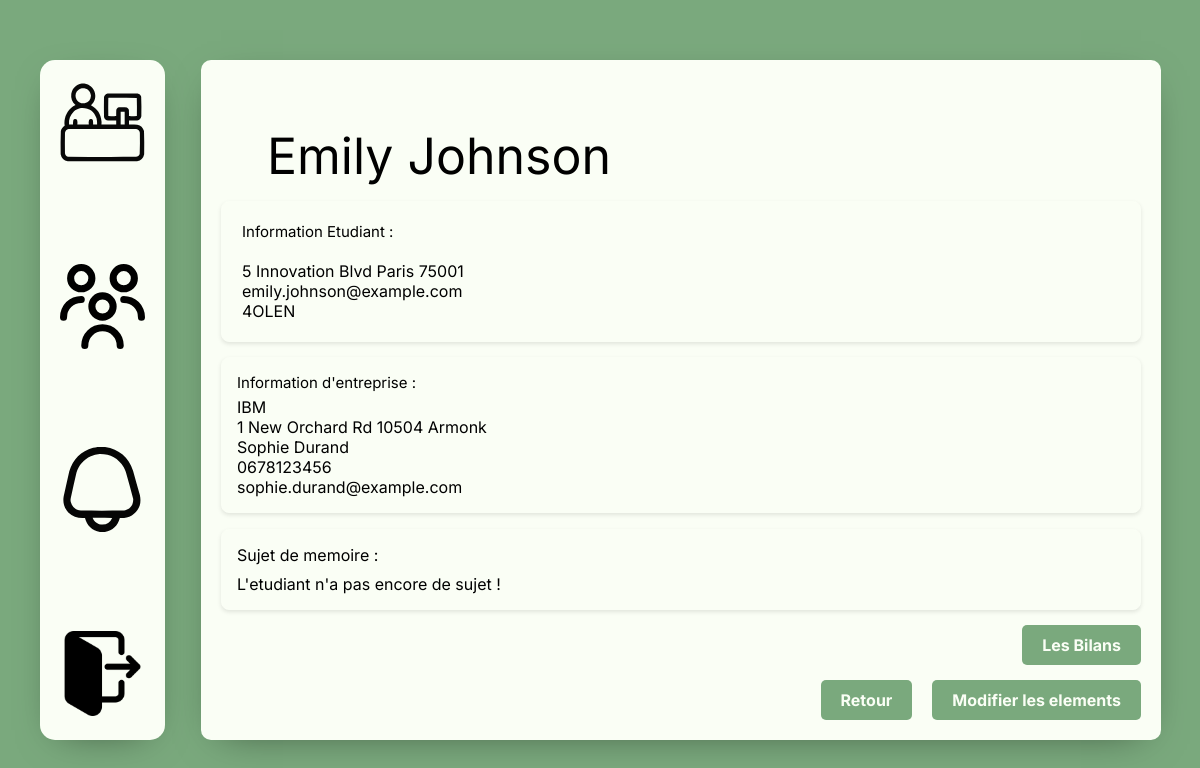
The page /MVC/Controller/TuteurController.php?action=detail&id=10 (signed in) on the database its author committed.
### tables this page shows
CREATE TABLE Etudiant (
    etu_id INT AUTO_INCREMENT,
    etu_nom VARCHAR(50) NOT NULL,
    etu_pre VARCHAR(50) NOT NULL,
    etu_mdp VARCHAR(50) NOT NULL,
    etu_tel VARCHAR(10) NOT NULL,
    etu_email VARCHAR(100) NOT NULL,
    etu_adr VARCHAR(100) NOT NULL,
    etu_cp VARCHAR(100) NOT NULL,
    etu_ville VARCHAR(100) NOT NULL,
    spe_id INT,
    classe_id INT,
    tut_id INT,
    ent_id INT,
    maitre_appr_id INT,
    FOREIGN KEY (maitre_appr_id) REFERENCES MaitreApprentissage(maitre_appr_id),
    FOREIGN KEY (spe_id) REFERENCES Specialite(spe_id),
    FOREIGN KEY (classe_id) REFERENCES Classe(classe_id),
    FOREIGN KEY (tut_id) REFERENCES Tuteur(tut_id),
    FOREIGN KEY (ent_id) REFERENCES Entreprise(ent_id),
    CONSTRAINT etudiant_pk PRIMARY KEY(etu_id)
);

CREATE TABLE Classe (
    classe_id INT AUTO_INCREMENT,
    classe_nom VARCHAR(50) NOT NULL,
    CONSTRAINT classe_pk PRIMARY KEY(classe_id)
);

CREATE TABLE Entreprise (
    ent_id INT AUTO_INCREMENT,
    ent_nom VARCHAR(100) NOT NULL,
    ent_adr VARCHAR(250) NOT NULL,
    ent_cp VARCHAR(10) NOT NULL,
    ent_ville VARCHAR(50) NOT NULL,
    CONSTRAINT entreprise_pk PRIMARY KEY(ent_id)
);

CREATE TABLE MaitreApprentissage (
    maitre_appr_id INT AUTO_INCREMENT,
    maitre_appr_pre VARCHAR(100) NOT NULL,
    maitre_appr_nom VARCHAR(100) NOT NULL,
    maitre_appr_tel VARCHAR(10) NOT NULL,
    maitre_appr_email VARCHAR(100) NOT NULL,
    ent_id INT NOT NULL,
    FOREIGN KEY (ent_id) REFERENCES Entreprise(ent_id),
    CONSTRAINT maitreApprentissage_pk PRIMARY KEY(maitre_appr_id)
);

### MVC/DAO/DAO.php (called while the page is built, shortened)
<?php
abstract class DAO {
public function __construct(PDO $connect) {
$this->bdd = $connect;
}
}
?>

### MVC/DAO/MaitreApprentissageDAO.php (called while the page is built, shortened)
<?php
require_once "../DAO/EntrepriseDAO.php";
require_once 'DAO.php';
class MaitreApprentissageDAO extends DAO
{
    public function find(int $id): object
    {
        $result = null;
        $query = "SELECT * FROM MaitreApprentissage WHERE maitre_appr_id = :maitre_appr_id";
        $stmt = $this->bdd->prepare($query);
        $r = $stmt->execute([
            "maitre_appr_id" => $id
        ]);
        if ($r !== false) {
            $row = ($tmp = $stmt->fetch(PDO::FETCH_ASSOC)) ? $tmp : null;
            if (!is_null($row)) {
                $entreprise = null;
                if (isset($row['ent_id'])) {
                    $entrepriseModel = new EntrepriseDAO($this->bdd);
                    $entreprise = $entrepriseModel->find($row['ent_id']);
                }
                $result = new MaitreApprentissage($row['maitre_appr_id'],$row['maitre_appr_nom'], $row['maitre_appr_pre'],$row['maitre_appr_tel'],$row['maitre_appr_email'],$entreprise);
            }
        }
        return $result;
    }
}

### MVC/DAO/EtduiantDAO.php (called while the page is built, shortened)
<?php
require_once 'DAO.php';
class EtduiantDAO extends DAO
{
    public function find(int $id): object
    {
        $bil1DAO = new Bilan1DAO($this->bdd);
        $bil2DAO = new Bilan2DAO($this->bdd);
        $result = null;
        $query = "SELECT * FROM Etudiant WHERE etu_id = :etu_id";
        $stmt = $this->bdd->prepare($query);
        $r = $stmt->execute([
            "etu_id" => $id
        ]);
        if ($r !== false) {
            $row = ($tmp = $stmt->fetch(PDO::FETCH_ASSOC)) ? $tmp : null;
            if (!is_null($row)) {
                $tuteur = null;
                if (isset($row['tut_id'])) {
                    $tuteurModel = new TuteurDAO($this->bdd);
                    $tuteur = $tuteurModel->find($row['tut_id']);
                }else{
                    $tuteur = null;
                }
                $entreprise = null;
                if (isset($row['ent_id'])) {
                    $entrepriseModel = new EntrepriseDAO($this->bdd);
                    $entreprise = $entrepriseModel->find($row['ent_id']);
                }
                else{
                    $entreprise = null;
                }
                $specialite = null;
                if (isset($row['spe_id'])) {
                    $specialiteModel = new SpecialiteDAO($this->bdd);
                    $specialite = $specialiteModel->find($row['spe_id']);
                }
                else{
                    $specialite = null;
                }
                $classe = null;
                if (isset($row['classe_id'])) {
                    $classeModel = new ClasseDAO($this->bdd);
                    $classe = $classeModel->find($row['classe_id']);
                }
                else{
                    $classe = null;
                }
                $maitreappre = null;
                if (isset($row['maitre_appr_id'])) {
                    $maitreappreModel = new MaitreApprentissageDAO($this->bdd);
                    $maitreappre = $maitreappreModel->find($row['maitre_appr_id']);
                }
                else{
                    $maitreappre = null;
                }
                $res = new Etudiant($tuteur,$specialite,$classe,$maitreappre,$entreprise,$row['etu_id'],$row['etu_nom'],$row['etu_pre'],$row['etu_email'],$row['etu_mdp'],$row['etu_tel'],$row['etu_adr'],$row['etu_ville'],$row['etu_cp']);
                $bil1 = $bil1DAO->getallBilan1ByEleve($res);
                $res->setMesBilan1($bil1);
                $bil2 = $bil2DAO->getallBilan2ByEleve($res);
                $res->setMesBilan2($bil2);
                $result = $res;
            }
        }
        return $result;
    }
    public function getAllEtuByTut(Tuteur $tut) : ?array {
        $result = [];
        $bil1DAO = new Bilan1DAO($this->bdd);
        $bil2DAO = new Bilan2DAO($this->bdd);
        $query = "SELECT * FROM Etudiant WHERE tut_id = :tut_id";
        $stmt = $this->bdd->prepare($query);
        $r = $stmt->execute([
            "tut_id" => $tut->getIdUti()
        ]);
        if ($r) {
            $stmt->setFetchMode(PDO::FETCH_ASSOC);
            foreach ($stmt as $row) {
                $tuteur = null;
                if (isset($row['tut_id'])) {
                    $tuteurModel = new TuteurDAO($this->bdd);
                    $tuteur = $tuteurModel->find($row['tut_id']);
                }else{
                    $tuteur = null;
                }
                $entreprise = null;
                if (isset($row['ent_id'])) {
                    $entrepriseModel = new EntrepriseDAO($this->bdd);
                    $entreprise = $entrepriseModel->find($row['ent_id']);
                }
                else{
                    $entreprise = null;
                }
                $specialite = null;
                if (isset($row['spe_id'])) {
                    $specialiteModel = new SpecialiteDAO($this->bdd);
                    $specialite = $specialiteModel->find($row['spe_id']);
                }
                else{
                    $specialite = null;
                }
                $classe = null;
                if (isset($row['classe_id'])) {
                    $classeModel = new ClasseDAO($this->bdd);
                    $classe = $classeModel->find($row['classe_id']);
                }
                else{
                    $classe = null;
                }
                $maitreappre = null;
                if (isset($row['maitre_appr_id'])) {
                    $maitreappreModel = new MaitreApprentissageDAO($this->bdd);
                    $maitreappre = $maitreappreModel->find($row['maitre_appr_id']);
                }
                else{
                    $maitreappre = null;
                }
                $res = new Etudiant($tuteur,$specialite,$classe,$maitreappre,$entreprise,$row['etu_id'],$row['etu_nom'],$row['etu_pre'],$row['etu_email'],$row['etu_mdp'],$row['etu_tel'],$row['etu_adr'],$row['etu_cp'],$row['etu_ville']);
                $bil1 = $bil1DAO->getallBilan1ByEleve($res);
                $res->setMesBilan1($bil1);
                $bil2 = $bil2DAO->getallBilan2ByEleve($res);
                $res->setMesBilan2($bil2);
                $result[] = $res;
            }
        } else {
            $result = [null] ;
        }
        return $result;
    }
}

### MVC/BO/Utilisateur.php (called while the page is built, shortened)
<?php
abstract class Utilisateur
{
    protected int $idUti;
    public function __construct(int $idUti, string $nomUti, string $prenomUti, string $emailUti, string $mdpUti)
    {
        $this->idUti = $idUti;
    }
    public function getIdUti(): int
    {
        return $this->idUti;
    }
}

### MVC/DAO/TuteurDAO.php (called while the page is built, shortened)
<?php
require_once 'DAO.php';
class TuteurDAO extends DAO {
    public function find(int $id): object
    {
        $result = null;
        $query = "SELECT * FROM Tuteur WHERE tut_id = :tut_id";
        $stmt = $this->bdd->prepare($query);
        $r = $stmt->execute([
            "tut_id" => $id
        ]);
        if ($r !== false) {
            $row = ($tmp = $stmt->fetch(PDO::FETCH_ASSOC)) ? $tmp : null;
            if (!is_null($row)) {
                $result = new Tuteur($row['tut_tel'],$row['tut_nb_etu_actu'], $row['tut_id'], $row['tut_nom'],$row['tut_pre'],$row['tut_email'],$row['tut_mdp']);
            }
        }
        return $result;
    }
}

### MVC/DAO/EntrepriseDAO.php (called while the page is built, shortened)
<?php
require_once 'DAO.php';
class EntrepriseDAO extends DAO
{
    public function find(int $id): object
    {
        $result = null;
        $query = "SELECT * FROM Entreprise WHERE ent_id = :ent_id";
        $stmt = $this->bdd->prepare($query);
        $r = $stmt->execute([
            "ent_id" => $id
        ]);
        if ($r !== false) {
            $row = ($tmp = $stmt->fetch(PDO::FETCH_ASSOC)) ? $tmp : null;
            if (!is_null($row)) {
                $result = new Entreprise($row['ent_id'],$row['ent_nom'], $row['ent_adr'], $row['ent_cp'], $row['ent_ville']);
            }
        }
        return $result;
    }
}

### MVC/DAO/SpecialiteDAO.php (called while the page is built, shortened)
<?php
require_once 'DAO.php';
class SpecialiteDAO extends DAO
{
    public function find(int $id): object
    {
        $result = null;
        $query = "SELECT * FROM Specialite WHERE spe_id = :spe_id";
        $stmt = $this->bdd->prepare($query);
        $r = $stmt->execute([
            "spe_id" => $id
        ]);
        if ($r !== false) {
            $row = ($tmp = $stmt->fetch(PDO::FETCH_ASSOC)) ? $tmp : null;
            if (!is_null($row)) {
                $result = new Specialite($row['spe_id'],$row['spe_nom']);
            }
        }
        return $result;
    }
}

### MVC/DAO/ClasseDAO.php (called while the page is built, shortened)
<?php
require_once 'DAO.php';
class ClasseDAO extends DAO
{
    public function find(int $id): object
    {
        $result = null;
        $query = "SELECT * FROM Classe WHERE classe_id = :classe_id";
        $stmt = $this->bdd->prepare($query);
        $r = $stmt->execute([
            "classe_id" => $id
        ]);
        if ($r !== false) {
            $row = ($tmp = $stmt->fetch(PDO::FETCH_ASSOC)) ? $tmp : null;
            if (!is_null($row)) {
                $result = new Classe($row['classe_id'], $row['classe_nom']);
            }
        }
        return $result;
    }
}

### MVC/Views/PageDetailEtudiant.php (the view, shortened to what this page needs)
<!DOCTYPE html>
<html lang="fr">
<head>
    <link rel="stylesheet" href="../Style/Style.css">
    <link rel="stylesheet" href="../Style/reset.css">
</head>
<body>
<div class="MainContainer">
    <?php if (!empty($etudiant)) : ?>
    <div class="Subtitle">
        <h1><?php echo($etudiant->getPreNomUti()) ?> <?php echo($etudiant->getNomUti()) ?></h1>
    </div>
    <div class="DescriptionEtudiant">
        <h2>Information Etudiant :</h2>
        <?php echo($etudiant->getEtuAdr()) ?> <?php echo($etudiant->getEtuVille()) ?> <?php echo($etudiant->getEtuCp()) ?>
        <br>
        <?php echo($etudiant->getEmailUti()) ?><br>
        <?php echo($etudiant->getMaClasse()->getNomCla()) ?><br>
    </div>
    <div class="InfosEntreprise">
        <h2>Information d'entreprise :</h2>
        <?php if ($etudiant->getMonEnt()) : ?>
            <?php echo($etudiant->getMonEnt()->getNomEnt()) ?><br>
            <?php echo($etudiant->getMonEnt()->getAdrEnt()) ?> <?php echo($etudiant->getMonEnt()->getCpEnt()) ?> <?php echo($etudiant->getMonEnt()->getVilEnt()) ?>
            <br>
            <?php if ($etudiant->getMonMaitreAp()) : ?>
                <?php echo($etudiant->getMonMaitreAp()->getPreMaiAppr()) ?> <?php echo($etudiant->getMonMaitreAp()->getNomMaiAppr()) ?>
                <br>
                <?php echo($etudiant->getMonMaitreAp()->getTelMaiAppr()) ?><br>
                <?php echo($etudiant->getMonMaitreAp()->getMailMaiAppr()) ?><br>
            <?php else : ?>
                <p>L'etudiant n'a pas encore de maitre d'apprentissage</p>
            <?php endif; ?>
        <?php else : ?>
            <p>L'etudiant n'a pas encore d'entreprise</p>
        <?php endif; ?>
    </div>
    <div class="InfoSujetMemoire">
        <h2>Sujet de memoire :</h2>
        <?php
        $bil = $etudiant->getMesBilan2();
        foreach ($bil as $bilan) {
            if ($s = $bilan->getSujBil()) {
                echo(htmlspecialchars($s));
            } else {
                echo("L'etudiant n'a pas encore de sujet !");
            }
        }
        ?>
        <br>
    </div>
    <?php if ($_SESSION['role'] == "administrateur") : ?>
        <div class="boutonModifMDP">
            <button class="boutonModifBilan"><a
                        href="./AdministrateurController.php?action=bilanetud&id=<?php echo($etudiant->getIduti()) ?>">Les
                    Bilans</a></button>
        </div>
        <div class="Buttondown">
            <div class="boutonModifMDP">
                <button class="boutonBack"><a href="./AdministrateurController.php?action=listeetudiants">Retour</a>
                </button>
            </div>
            <div class="boutonModifMDP">
                <button class="BoutonModifElem"><a
                            href="./AdministrateurController.php?action=modifierInfosEtu&id=<?php echo($etudiant->getIduti()) ?>">
                        Modifier les elements</a></button>
            </div>
        </div>
    <?php else : ?>
        <div class="boutonModifMDP">
            <button class="boutonModifBilan"><a
                        href="./TuteurController.php?action=bilanetud&id=<?php echo($etudiant->getIduti()) ?>">Les
                    Bilans</a></button>
        </div>
        <div class="Buttondown">
            <div class="boutonModifMDP">
                <button class="boutonBack"><a
                            href="./TuteurController.php?action=listeetudiants&id=<?php echo($etudiant->getIduti()) ?>">Retour</a>
                </button>
            </div>
            <div class="boutonModifMDP">
                <button class="BoutonModifElem"><a
                            href="./TuteurController.php?action=modifierInfosEtu&id=<?php echo($etudiant->getIduti()) ?>">
                        Modifier les elements</a></button>
            </div>
        </div>
    <?php endif; ?>
</div>
<?php endif; ?>
</body>
</html>

### MVC/Style/Style.css (style rules this page uses)
:root { --theme-1: #7aa97d; --theme-2: #FAFEF5; }
body { height: 100vh; display: flex; align-items: center; background: var(--theme-1); font-family: Inter; }
.MainContainer { background: var(--theme-2); display: flex; justify-content: space-between; padding: 20px 20px 20px 20px; border-radius: 10px; position: relative; height: 85%; width: 80%; margin-left: 3%; box-shadow: 0 10px 40px -20px #00000091; flex-direction: column; overflow: hidden; gap: 1%; }
.Subtitle { margin-top: 5%; margin-left: 5%; font-family: Inter; font-size: 50px; }
.boutonModifMDP { padding: 10px 20px; background-color: var(--theme-1); color: var(--theme-2); text-align: center; border-radius: 5px; font-weight: bold; border: none; cursor: pointer; align-self: flex-end; font-family: Inter; }
.InfosEntreprise { font-family: Inter; background-color: var(--theme-2); border: 1px solid var(--theme-2); padding: 15px; border-radius: 8px; box-shadow: 0 2px 4px rgba(0, 0, 0, 0.1); }
.Buttondown { align-self: flex-end; display: flex; gap: 20px; }
.InfosEntreprise h2 { font-family: Inter; font-size: 15px; padding-bottom: 5px; }

### rows shown on the page
etudiant: etu_pre "Emily", etu_nom "Johnson", etu_adr "5 Innovation Blvd", etu_ville "Paris", etu_cp "75001", etu_email "emily.johnson@example.com"
classe: classe_nom "4OLEN"
entreprise: ent_nom "IBM", ent_adr "1 New Orchard Rd", ent_cp "10504", ent_ville "Armonk"
maitreapprentissage: maitre_appr_pre "Sophie", maitre_appr_nom "Durand", maitre_appr_tel "0678123456", maitre_appr_email "sophie.durand@example.com"
